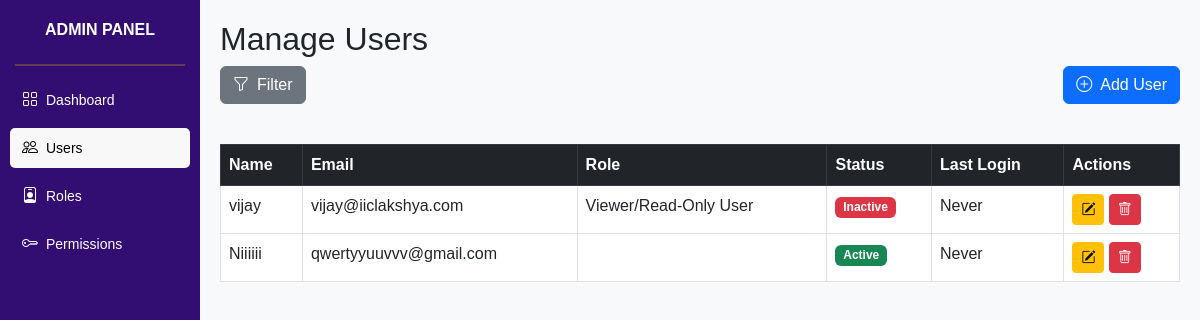
/users/, run on the app's committed database.
### dashboard/models.py (models this page shows, shortened)
class User(models.Model):
    name = models.CharField(max_length=100)
    email = models.EmailField(unique=True)
    role = models.ForeignKey(Role, on_delete=models.SET_NULL, null=True)
    status = models.BooleanField(default=True)

class Role(models.Model):
    name = models.CharField(max_length=100)
    permissions = models.JSONField(default=dict)  # Store permissions as JSON

### dashboard/views.py (the view)
# urls.py: path('users/', views.users_view, name='users'),
def users_view(request):
    name_filter = request.GET.get("name", "")
    email_filter = request.GET.get("email", "")
    role_filter = request.GET.get("role", "")
    status_filter = request.GET.get("status", "")
    users = User.objects.all()
    if name_filter:
        users = users.filter(name__icontains=name_filter)
    if email_filter:
        users = users.filter(email__icontains=email_filter)
    if role_filter:
        users = users.filter(role__id=role_filter)
    if status_filter:
        users = users.filter(status=(status_filter == "1"))  # Active (1) or Inactive (0)
    roles = Role.objects.all()
    return render(
        request,
        "users.html",
        {
            "users": users,
            "roles": roles,
            "filters": {
                "name": name_filter,
                "email": email_filter,
                "role": role_filter,
                "status": status_filter,
            },
        },
    )

### dashboard/templates/users.html (shortened to what this page needs)
{% extends 'base.html' %}
{% block content %}
<h2 class="text-center text-md-start">Manage Users</h2>
<div class="d-flex flex-column flex-md-row justify-content-between align-items-center mb-3">
    <button class="btn btn-secondary d-flex align-items-center mb-2 mb-md-0" type="button" data-bs-toggle="modal" data-bs-target="#filterModal">
        <i class="bi bi-funnel me-2"></i> Filter
    </button>
    <button class="btn btn-primary d-flex align-items-center mb-2 mb-md-0" data-bs-toggle="modal" data-bs-target="#userModal">
        <i class="bi bi-plus-circle me-2"></i> Add User
    </button>
</div>
<div class="table-responsive">
    <table class="table table-bordered mt-4">
        <thead class="table-dark">
            <tr>
                <th>Name</th>
                <th>Email</th>
                <th>Role</th>
                <th>Status</th>
                <th>Last Login</th>
                <th>Actions</th>
            </tr>
        </thead>
        <tbody>
            {% for user in users %}
            <tr>
                <td>{{ user.name }}</td>
                <td>{{ user.email }}</td>
                <td>{{ user.role.name }}</td>
                <td>
                    <span class="badge {% if user.status %}bg-success{% else %}bg-danger{% endif %}">
                        {{ user.status|yesno:"Active,Inactive" }}
                    </span>
                </td>
                <td>{{ user.last_login|default:"Never" }}</td>
                <td>
                    <button type="button" class="btn btn-sm btn-warning" data-bs-toggle="modal" data-bs-target="#editUserModal" data-user-id="{{ user.id }}" data-user-name="{{ user.name }}" data-user-email="{{ user.email }}" data-user-role="{{ user.role.id }}" data-user-status="{{ user.status }}">
                        <i class="bi bi-pencil-square"></i>
                    </button>
                    <button type="button" class="btn btn-sm btn-danger" data-bs-toggle="modal" data-bs-target="#deleteUserModal" data-user-id="{{ user.id }}" data-user-name="{{ user.name }}">
                        <i class="bi bi-trash"></i>
                    </button>
                </td>
            </tr>
            {% empty %}
            <tr>
                <td colspan="6" class="text-center">No users found.</td>
            </tr>
            {% endfor %}
        </tbody>
    </table>
</div>
{% endblock %}

### dashboard/templates/base.html (style rules this page uses)
body { font-family: 'Arial', sans-serif; background-color: #f8f9fa; }

### data on the page
User: name "vijay", email "vijay@iiclakshya.com", role.name "Viewer/Read-Only User", status "Inactive", last_login "Never"
User: name "Niiiiii", email "qwertyyuuvvv@gmail.com", status "Active", last_login "Never"
